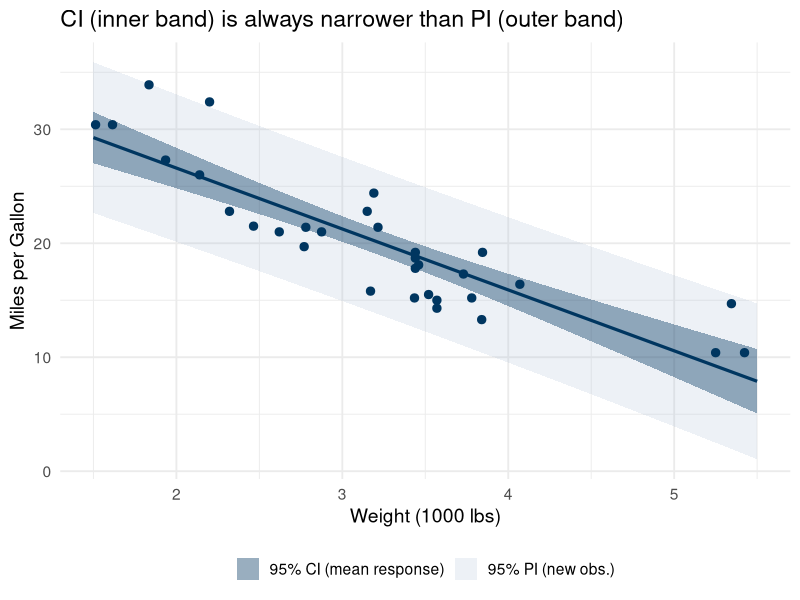

This chart was generated by the following R code:
## ---- chunk 1
#| echo: false
#| eval: true
#| fig-width: 9
#| fig-height: 4.2
library(ggplot2)
data(mtcars)
fit <- lm(mpg ~ wt, data = mtcars)
newx <- data.frame(wt = seq(1.5, 5.5, length.out = 200))
ci <- as.data.frame(predict(fit, newx, interval = "confidence"))
pi <- as.data.frame(predict(fit, newx, interval = "prediction"))
ci$wt <- newx$wt
pi$wt <- newx$wt
ggplot(mtcars, aes(x = wt, y = mpg)) +
  geom_ribbon(data = pi,
              aes(x = wt, ymin = lwr, ymax = upr, fill = "95% PI (new obs.)"),
              alpha = 0.18, inherit.aes = FALSE) +
  geom_ribbon(data = ci,
              aes(x = wt, ymin = lwr, ymax = upr, fill = "95% CI (mean response)"),
              alpha = 0.40, inherit.aes = FALSE) +
  geom_line(data = ci, aes(x = wt, y = fit),
            color = "#003660", linewidth = 1.1, inherit.aes = FALSE) +
  geom_point(size = 2.5, color = "#003660") +
  scale_fill_manual(
    values = c("95% CI (mean response)" = "#003660",
               "95% PI (new obs.)"      = "#9CB3CE"),
    name = NULL) +
  labs(x = "Weight (1000 lbs)", y = "Miles per Gallon",
       title = "CI (inner band) is always narrower than PI (outer band)") +
  theme_minimal(base_size = 14) +
  theme(legend.position = "bottom")
## ---- chunk 2
#| echo: true
#| eval: true
fit <- lm(mpg ~ wt, data = mtcars)

# 95% CI: average mpg for all cars weighing 3500 lbs
predict(fit, newdata = data.frame(wt = 3.5),
        interval = "confidence", level = 0.95)
## ---- chunk 3
#| echo: true
#| eval: true
# 95% PI: mpg for one new specific car weighing 3500 lbs
predict(fit, newdata = data.frame(wt = 3.5),
        interval = "prediction", level = 0.95)
